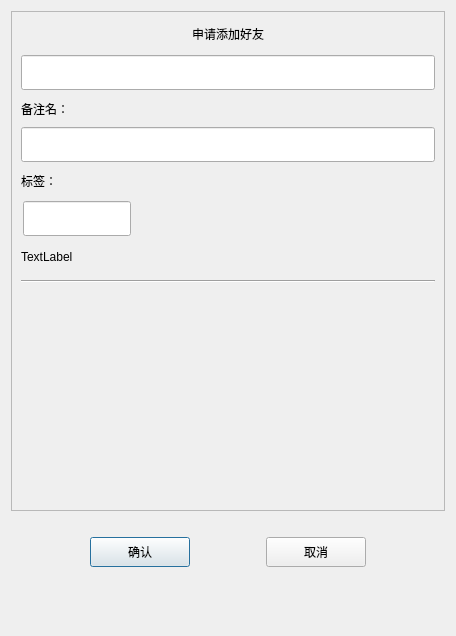
<?xml version="1.0" encoding="UTF-8"?>
<ui version="4.0">
 <class>AuthenFriend</class>
 <widget class="QDialog" name="AuthenFriend">
  <property name="geometry">
   <rect>
    <x>0</x>
    <y>0</y>
    <width>456</width>
    <height>636</height>
   </rect>
  </property>
  <property name="windowTitle">
   <string>Dialog</string>
  </property>
  <layout class="QVBoxLayout" name="verticalLayout">
   <item>
    <widget class="QScrollArea" name="scrollArea">
     <property name="minimumSize">
      <size>
       <width>0</width>
       <height>500</height>
      </size>
     </property>
     <property name="widgetResizable">
      <bool>true</bool>
     </property>
     <widget class="QWidget" name="scrollcontent">
      <property name="geometry">
       <rect>
        <x>0</x>
        <y>0</y>
        <width>436</width>
        <height>498</height>
       </rect>
      </property>
      <layout class="QVBoxLayout" name="verticalLayout_2">
       <property name="spacing">
        <number>0</number>
       </property>
       <property name="leftMargin">
        <number>0</number>
       </property>
       <property name="rightMargin">
        <number>0</number>
       </property>
       <item>
        <widget class="QLabel" name="apply_lb">
         <property name="minimumSize">
          <size>
           <width>0</width>
           <height>25</height>
          </size>
         </property>
         <property name="maximumSize">
          <size>
           <width>16777215</width>
           <height>25</height>
          </size>
         </property>
         <property name="text">
          <string>申请添加好友</string>
         </property>
         <property name="alignment">
          <set>Qt::AlignmentFlag::AlignCenter</set>
         </property>
        </widget>
       </item>
       <item>
        <widget class="QWidget" name="apply_wid" native="true">
         <layout class="QVBoxLayout" name="verticalLayout_3">
          <item>
           <widget class="CustomizeEdit" name="name_ed">
            <property name="minimumSize">
             <size>
              <width>0</width>
              <height>35</height>
             </size>
            </property>
            <property name="maximumSize">
             <size>
              <width>16777215</width>
              <height>35</height>
             </size>
            </property>
           </widget>
          </item>
          <item>
           <widget class="QLabel" name="label_2">
            <property name="minimumSize">
             <size>
              <width>0</width>
              <height>25</height>
             </size>
            </property>
            <property name="maximumSize">
             <size>
              <width>16777215</width>
              <height>25</height>
             </size>
            </property>
            <property name="text">
             <string>备注名：</string>
            </property>
           </widget>
          </item>
          <item>
           <widget class="CustomizeEdit" name="back_ed">
            <property name="minimumSize">
             <size>
              <width>0</width>
              <height>35</height>
             </size>
            </property>
            <property name="maximumSize">
             <size>
              <width>16777215</width>
              <height>35</height>
             </size>
            </property>
           </widget>
          </item>
          <item>
           <widget class="QLabel" name="label_3">
            <property name="minimumSize">
             <size>
              <width>0</width>
              <height>25</height>
             </size>
            </property>
            <property name="maximumSize">
             <size>
              <width>16777215</width>
              <height>25</height>
             </size>
            </property>
            <property name="text">
             <string>标签：</string>
            </property>
           </widget>
          </item>
          <item>
           <widget class="QWidget" name="lb_group_wid" native="true">
            <property name="minimumSize">
             <size>
              <width>0</width>
              <height>50</height>
             </size>
            </property>
            <layout class="QVBoxLayout" name="verticalLayout_4">
             <property name="spacing">
              <number>0</number>
             </property>
             <property name="leftMargin">
              <number>0</number>
             </property>
             <property name="topMargin">
              <number>0</number>
             </property>
             <property name="rightMargin">
              <number>0</number>
             </property>
             <property name="bottomMargin">
              <number>0</number>
             </property>
             <item>
              <widget class="QWidget" name="gridWidget" native="true">
               <property name="minimumSize">
                <size>
                 <width>0</width>
                 <height>40</height>
                </size>
               </property>
               <property name="maximumSize">
                <size>
                 <width>16777215</width>
                 <height>40</height>
                </size>
               </property>
               <widget class="CustomizeEdit" name="lb_ed">
                <property name="geometry">
                 <rect>
                  <x>2</x>
                  <y>2</y>
                  <width>108</width>
                  <height>35</height>
                 </rect>
                </property>
                <property name="maximumSize">
                 <size>
                  <width>16777215</width>
                  <height>35</height>
                 </size>
                </property>
               </widget>
              </widget>
             </item>
             <item>
              <widget class="QWidget" name="input_tip_wid" native="true">
               <property name="minimumSize">
                <size>
                 <width>0</width>
                 <height>35</height>
                </size>
               </property>
               <property name="maximumSize">
                <size>
                 <width>16777215</width>
                 <height>35</height>
                </size>
               </property>
               <layout class="QVBoxLayout" name="verticalLayout_5">
                <property name="spacing">
                 <number>0</number>
                </property>
                <property name="leftMargin">
                 <number>0</number>
                </property>
                <property name="topMargin">
                 <number>0</number>
                </property>
                <property name="rightMargin">
                 <number>0</number>
                </property>
                <property name="bottomMargin">
                 <number>0</number>
                </property>
                <item>
                 <widget class="ClickedOnceLabel" name="tip_lb">
                  <property name="text">
                   <string>TextLabel</string>
                  </property>
                 </widget>
                </item>
               </layout>
              </widget>
             </item>
            </layout>
           </widget>
          </item>
          <item>
           <widget class="Line" name="line">
            <property name="orientation">
             <enum>Qt::Orientation::Horizontal</enum>
            </property>
           </widget>
          </item>
          <item>
           <widget class="QWidget" name="widget" native="true">
            <property name="minimumSize">
             <size>
              <width>0</width>
              <height>60</height>
             </size>
            </property>
            <layout class="QHBoxLayout" name="horizontalLayout_2">
             <property name="spacing">
              <number>7</number>
             </property>
             <property name="leftMargin">
              <number>0</number>
             </property>
             <property name="topMargin">
              <number>0</number>
             </property>
             <property name="rightMargin">
              <number>0</number>
             </property>
             <property name="bottomMargin">
              <number>0</number>
             </property>
             <item>
              <widget class="QWidget" name="lb_list" native="true">
               <property name="minimumSize">
                <size>
                 <width>287</width>
                 <height>50</height>
                </size>
               </property>
               <property name="maximumSize">
                <size>
                 <width>287</width>
                 <height>16777215</height>
                </size>
               </property>
              </widget>
             </item>
             <item>
              <widget class="QWidget" name="more_lb_wid" native="true">
               <property name="sizePolicy">
                <sizepolicy hsizetype="Preferred" vsizetype="Preferred">
                 <horstretch>30</horstretch>
                 <verstretch>0</verstretch>
                </sizepolicy>
               </property>
               <property name="minimumSize">
                <size>
                 <width>30</width>
                 <height>0</height>
                </size>
               </property>
               <layout class="QVBoxLayout" name="verticalLayout_6">
                <item>
                 <spacer name="verticalSpacer_4">
                  <property name="orientation">
                   <enum>Qt::Orientation::Vertical</enum>
                  </property>
                  <property name="sizeHint" stdset="0">
                   <size>
                    <width>20</width>
                    <height>40</height>
                   </size>
                  </property>
                 </spacer>
                </item>
                <item>
                 <widget class="ClickedOnceLabel" name="more_lb">
                  <property name="minimumSize">
                   <size>
                    <width>25</width>
                    <height>25</height>
                   </size>
                  </property>
                  <property name="maximumSize">
                   <size>
                    <width>25</width>
                    <height>25</height>
                   </size>
                  </property>
                  <property name="text">
                   <string/>
                  </property>
                  <property name="alignment">
                   <set>Qt::AlignmentFlag::AlignCenter</set>
                  </property>
                 </widget>
                </item>
                <item>
                 <spacer name="verticalSpacer_3">
                  <property name="orientation">
                   <enum>Qt::Orientation::Vertical</enum>
                  </property>
                  <property name="sizeHint" stdset="0">
                   <size>
                    <width>20</width>
                    <height>40</height>
                   </size>
                  </property>
                 </spacer>
                </item>
               </layout>
              </widget>
             </item>
            </layout>
           </widget>
          </item>
         </layout>
        </widget>
       </item>
      </layout>
     </widget>
    </widget>
   </item>
   <item>
    <spacer name="verticalSpacer">
     <property name="orientation">
      <enum>Qt::Orientation::Vertical</enum>
     </property>
     <property name="sizeType">
      <enum>QSizePolicy::Policy::Fixed</enum>
     </property>
     <property name="sizeHint" stdset="0">
      <size>
       <width>20</width>
       <height>10</height>
      </size>
     </property>
    </spacer>
   </item>
   <item>
    <widget class="QWidget" name="apply_sure_wid" native="true">
     <property name="minimumSize">
      <size>
       <width>0</width>
       <height>50</height>
      </size>
     </property>
     <layout class="QHBoxLayout" name="horizontalLayout">
      <item>
       <spacer name="horizontalSpacer">
        <property name="orientation">
         <enum>Qt::Orientation::Horizontal</enum>
        </property>
        <property name="sizeHint" stdset="0">
         <size>
          <width>40</width>
          <height>20</height>
         </size>
        </property>
       </spacer>
      </item>
      <item>
       <widget class="ClickedBtn" name="sure_btn">
        <property name="minimumSize">
         <size>
          <width>100</width>
          <height>30</height>
         </size>
        </property>
        <property name="text">
         <string>确认</string>
        </property>
       </widget>
      </item>
      <item>
       <spacer name="horizontalSpacer_2">
        <property name="orientation">
         <enum>Qt::Orientation::Horizontal</enum>
        </property>
        <property name="sizeHint" stdset="0">
         <size>
          <width>40</width>
          <height>20</height>
         </size>
        </property>
       </spacer>
      </item>
      <item>
       <widget class="ClickedBtn" name="cancel_btn">
        <property name="minimumSize">
         <size>
          <width>100</width>
          <height>30</height>
         </size>
        </property>
        <property name="text">
         <string>取消</string>
        </property>
       </widget>
      </item>
      <item>
       <spacer name="horizontalSpacer_3">
        <property name="orientation">
         <enum>Qt::Orientation::Horizontal</enum>
        </property>
        <property name="sizeHint" stdset="0">
         <size>
          <width>40</width>
          <height>20</height>
         </size>
        </property>
       </spacer>
      </item>
     </layout>
    </widget>
   </item>
   <item>
    <spacer name="verticalSpacer_2">
     <property name="orientation">
      <enum>Qt::Orientation::Vertical</enum>
     </property>
     <property name="sizeHint" stdset="0">
      <size>
       <width>20</width>
       <height>34</height>
      </size>
     </property>
    </spacer>
   </item>
  </layout>
 </widget>
 <customwidgets>
  <customwidget>
   <class>ClickedBtn</class>
   <extends>QPushButton</extends>
   <header location="global">clickedbtn.h</header>
  </customwidget>
  <customwidget>
   <class>CustomizeEdit</class>
   <extends>QLineEdit</extends>
   <header location="global">customizeedit.h</header>
  </customwidget>
  <customwidget>
   <class>ClickedOnceLabel</class>
   <extends>QLabel</extends>
   <header location="global">clickedoncelabel.h</header>
  </customwidget>
 </customwidgets>
 <resources/>
 <connections/>
</ui>
